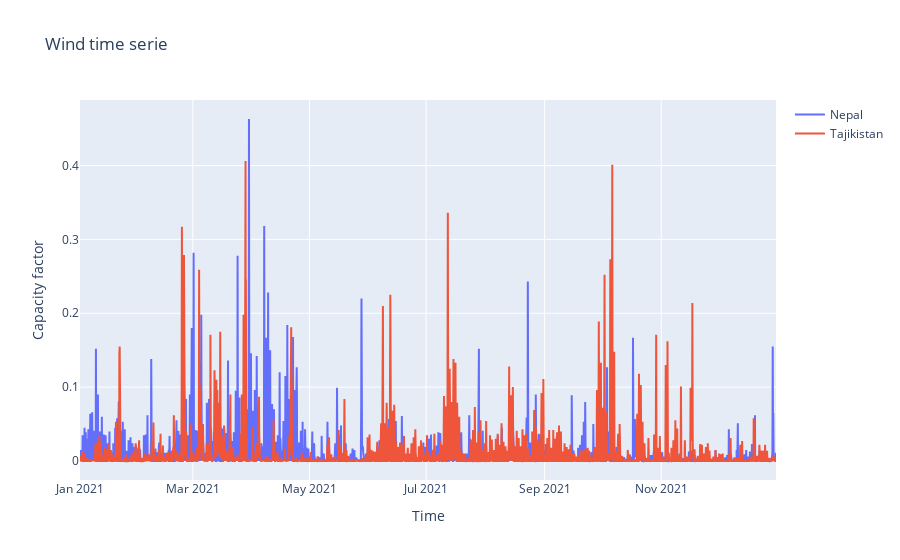

Here is the notebook cell this chart was saved with:
### Code cell
fig = go.Figure()
x = pd.date_range(start='2021-01-01', end= '2021-12-31', freq = 'h')
for c in ts_to_plot.index:
    folder = f'../input_time_series/{c}/'
    partie_name_file = f'grid_locations_averaged_wind_{c}_{2021}.xlsx'
    chemin_pattern = os.path.join(folder, f'*{partie_name_file}*')
    fichiers_trouves = glob.glob(chemin_pattern)
    ts = pd.read_excel(fichiers_trouves[0], names = ['value'])
    print(ts.mean())
    fig.add_trace(go.Scatter(x = x, y=ts['value'], mode='lines', name=str(c)))
fig.update_layout(title=f'Wind time serie', xaxis_title='Time', yaxis_title='Capacity factor')
fig.show()

### Figure 1 — Plotly figure (JSON) as saved in the notebook; plotly's stock layout.template omitted (floating-point values rounded to 4 significant figures; data arrays with more than 128 entries replaced by an {"elided": "..."} marker saying what was removed)
{"data": [{"mode": "lines", "name": "Nepal", "type": "scatter", "x": {"elided": "8737 str values"}, "y": {"elided": "8760 float values"}}, {"mode": "lines", "name": "Tajikistan", "type": "scatter", "x": {"elided": "8737 str values"}, "y": {"elided": "8760 float values"}}], "layout": {"title": {"text": "Wind time serie"}, "xaxis": {"title": {"text": "Time"}}, "yaxis": {"title": {"text": "Capacity factor"}}}}
